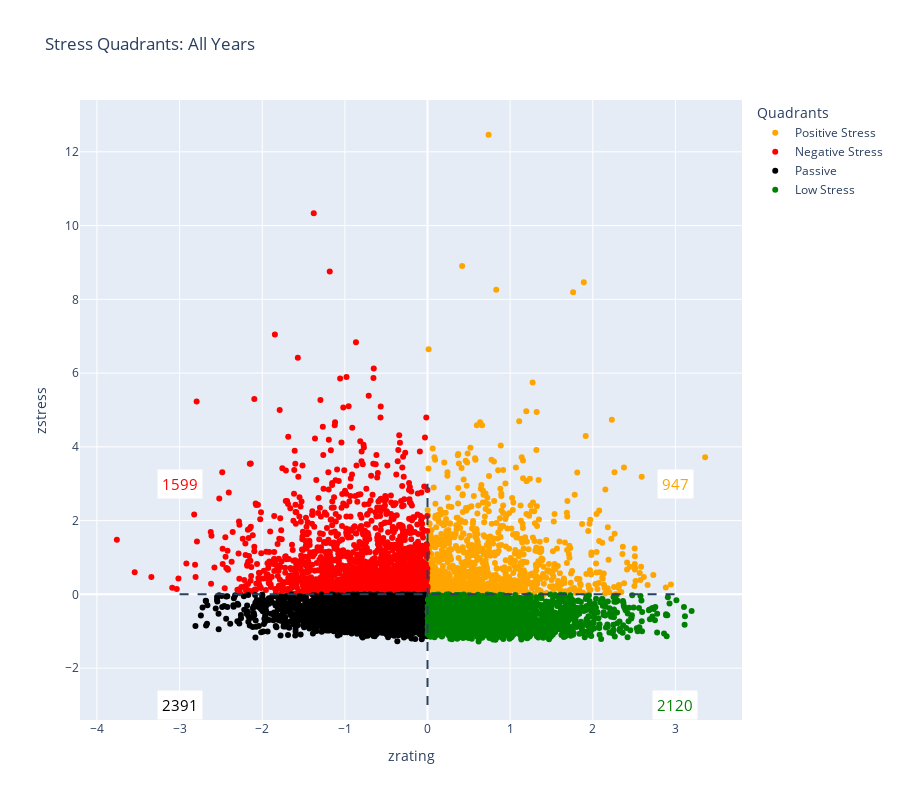

The code cell stored with this chart in its notebook:
### Code cell
plot_quadrants(results, "All Years")

### Figure 1 — Plotly figure (JSON) as saved in the notebook; plotly's stock layout.template omitted (floating-point values rounded to 4 significant figures; data arrays with more than 128 entries replaced by an {"elided": "..."} marker saying what was removed)
{"data": [{"hovertext": {"elided": "947 str values"}, "marker": {"color": "orange"}, "mode": "markers", "name": "Positive Stress", "type": "scatter", "x": {"elided": "947 float values"}, "y": {"elided": "947 float values"}}, {"hovertext": {"elided": "1599 str values"}, "marker": {"color": "red"}, "mode": "markers", "name": "Negative Stress", "type": "scatter", "x": {"elided": "1599 float values"}, "y": {"elided": "1599 float values"}}, {"hovertext": {"elided": "2391 str values"}, "marker": {"color": "black"}, "mode": "markers", "name": "Passive", "type": "scatter", "x": {"elided": "2391 float values"}, "y": {"elided": "2391 float values"}}, {"hovertext": {"elided": "2120 str values"}, "marker": {"color": "green"}, "mode": "markers", "name": "Low Stress", "type": "scatter", "x": {"elided": "2120 float values"}, "y": {"elided": "2120 float values"}}], "layout": {"annotations": [{"bgcolor": "white", "borderpad": 4, "font": {"color": "orange", "size": 15}, "showarrow": false, "text": "947", "x": 3, "y": 3}, {"bgcolor": "white", "borderpad": 4, "font": {"color": "red", "size": 15}, "showarrow": false, "text": "1599", "x": -3, "y": 3}, {"bgcolor": "white", "borderpad": 4, "font": {"color": "black", "size": 15}, "showarrow": false, "text": "2391", "x": -3, "y": -3}, {"bgcolor": "white", "borderpad": 4, "font": {"color": "green", "size": 15}, "showarrow": false, "text": "2120", "x": 3, "y": -3}], "height": 800, "legend": {"title": {"text": "Quadrants"}}, "shapes": [{"line": {"dash": "dash"}, "type": "line", "x0": 0, "x1": 0, "y0": -3, "y1": 3}, {"line": {"dash": "dash"}, "type": "line", "x0": -3, "x1": 3, "y0": 0, "y1": 0}], "title": {"text": "Stress Quadrants: All Years"}, "xaxis": {"title": {"text": "zrating"}}, "yaxis": {"title": {"text": "zstress"}}}}
